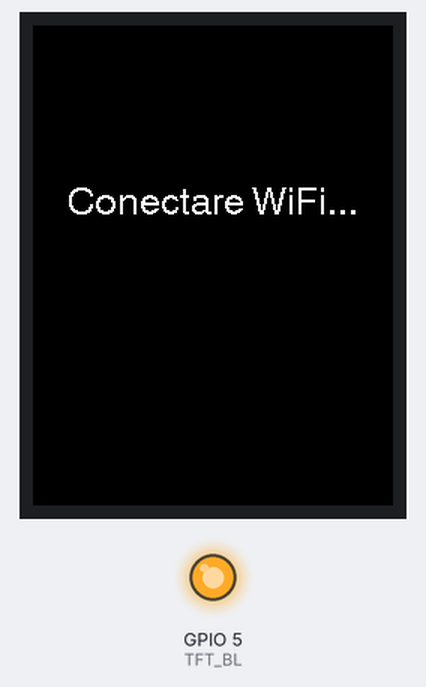
The sketch below on a simulated ESP32-C3. On the bench: 240×320 colour display, output pins drawn as LEDs (lit = HIGH). WiFi joins after 1.5 s; servers stay silent unless stated; the local clock reads 2024-03-15 10:24:30 at power-on unless the sketch sets it; what the sketch prints to the serial monitor is not drawn.

Above: at 0.3 s.
At 1.9 s:
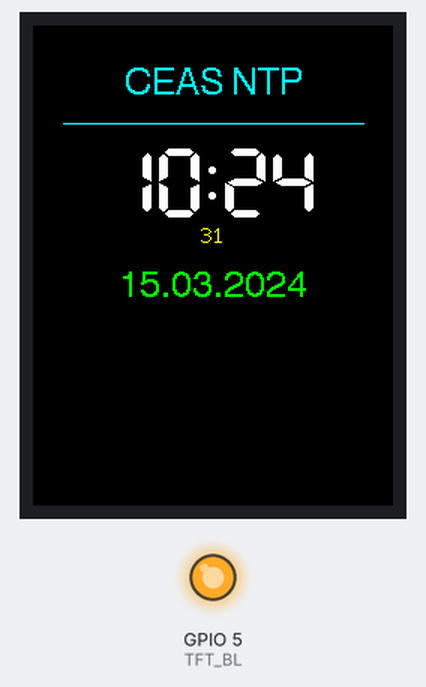
At 38.5 s:
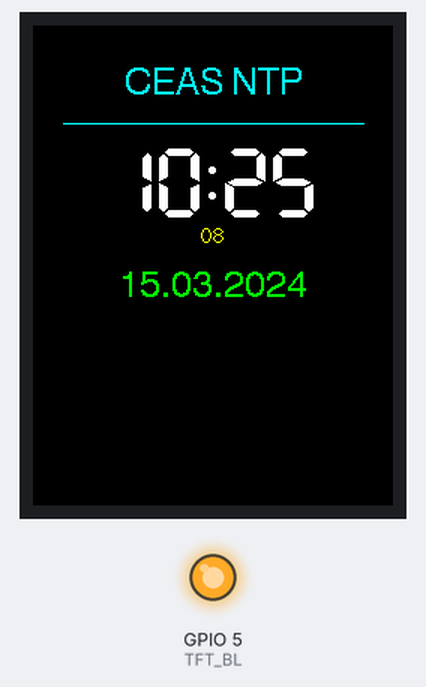

The sketch:

NTPclock_ESP32C3_v1.ino
```cpp
#include <WiFi.h>
#include <time.h>
#include <TFT_eSPI.h>

// Definim pinii exact cum a mers în programul tău de test
#define TFT_MOSI 7
#define TFT_SCLK 6
#define TFT_CS   10
#define TFT_DC   3
#define TFT_RST  4
#define TFT_BL   5

TFT_eSPI tft = TFT_eSPI();

// --- CONFIGURARE WIFI ---
const char* ssid     = "bbk2";
const char* password = "internet2";

// --- CONFIGURARE NTP ---
const char* ntpServer = "pool.ntp.org";
const long  gmtOffset_sec = 7200;         // GMT+2
const int   daylightOffset_sec = 3600;    // Ora de vară (schimbă în 0 iarna)

void setup() {
  Serial.begin(115200);

  // --- Inițializare Display (EXACT cum a mers la tine) ---
  pinMode(TFT_BL, OUTPUT);
  digitalWrite(TFT_BL, HIGH);
  tft.init();
  tft.setRotation(2);
  tft.fillScreen(TFT_BLACK);

  tft.setTextColor(TFT_WHITE, TFT_BLACK);
  tft.setTextDatum(MC_DATUM);
  tft.drawString("Conectare WiFi...", 120, 120, 4);

  // --- Conectare WiFi ---
  Serial.print("Conectare la WiFi");
  WiFi.begin(ssid, password);
  while (WiFi.status() != WL_CONNECTED) {
    delay(500);
    Serial.print(".");
  }
  Serial.println("\nWiFi Conectat!");

  // --- Setare NTP ---
  configTime(gmtOffset_sec, daylightOffset_sec, ntpServer);

  struct tm timeinfo;
  if (!getLocalTime(&timeinfo)) {
    Serial.println("Eroare NTP");
    tft.fillScreen(TFT_RED);
    tft.drawString("Eroare Internet", 120, 120, 4);
    while(1);
  }

  // --- Pregătire ecran final ---
  tft.fillScreen(TFT_BLACK);
  tft.setTextColor(TFT_CYAN, TFT_BLACK);
  tft.drawString("CEAS NTP", 120, 40, 4);
  tft.drawLine(20, 65, 220, 65, TFT_CYAN);
}

void loop() {
  struct tm timeinfo;

  if (getLocalTime(&timeinfo)) {

    // Separam formatarile: una pentru Ora:Minut, alta pentru Secunde
    char timeHM[6];
    char timeS[3];

    strftime(timeHM, sizeof(timeHM), "%H:%M", &timeinfo);
    strftime(timeS, sizeof(timeS), "%S", &timeinfo);

    // Stergem o zona mai mare pe verticala pentru a acoperi atat fontul mare cat si cel mic
    tft.fillRect(0, 75, 240, 80, TFT_BLACK);

    // Afisam Ora si Minutele MARI (Font 7 - cel mai mare din biblioteca standard)
    tft.setTextColor(TFT_WHITE, TFT_BLACK);
    tft.setTextDatum(MC_DATUM); // Middle Center
    tft.drawString(timeHM, 120, 105, 7);

    // Afisam Secundele MICI (Font 2)
    // Le-am pus sub ora mare, centrate.
    // Daca vrei sa le pui in coltul dreapta-sus, schimba din MC_DATUM in TR_DATUM si coordonata X din 120 in 230
    tft.setTextColor(TFT_YELLOW, TFT_BLACK); // Culoare galbena pentru a fi discreta (poti pune TFT_WHITE sau TFT_GREY)
    tft.setTextDatum(MC_DATUM);
    tft.drawString(timeS, 120, 140, 2);

    // Formatam data
    char dateString[12];
    strftime(dateString, sizeof(dateString), "%d.%m.%Y", &timeinfo);

    // Stergem zona datei si afisam
    tft.fillRect(0, 165, 240, 30, TFT_BLACK);
    tft.setTextColor(TFT_GREEN, TFT_BLACK);
    tft.setTextDatum(MC_DATUM);
    tft.drawString(dateString, 120, 175, 4);
  }

  delay(1000);
}
```
